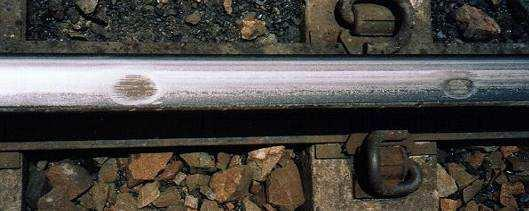
#> input picture UBC Engineering - Third Year Coursework/FindIT - External Crack and Fault Detection/Test Photos/Indents.jpg, 529 x 211 px, found by its file name
$ jupyter execute 'Verticle Line and Circle Detection.ipynb'
#> lines starting #> are read from the running program, lines starting #| are printed output that depends on the picture; after the words box and inside, x2 and y2 are one past the last pixel; in counts of white or black regions, pixels touching at a corner belong together
[cell 1]
import cv2 as cv
import numpy as np
import math

"""Parameters"""
pixels_to_mm = 0.1
track_y = 1 #value to crop top and bottom of the image by
canny_lower_threshold = 150
canny_upper_threshold = 300
HL_rho = 1 #1
HL_theta = 180 #180
HL_threshold = 150 #150
HLP_rho = 1 #1
HLP_theta = 180 #180
HLP_threshold = 50 #150
HLP_min_line_length = 10

"""Reference Image"""
image = cv.imread('C:/Users/allan/Desktop/Jupyter Projects/FindIT - External Crack and Fault Detection/Test Photos/Indents.jpg', cv.IMREAD_GRAYSCALE)
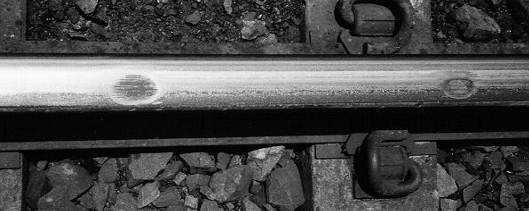
#> image: shape (211, 529); min 0, max 255, mean 73.3
image_track = image[track_y: -track_y-30]
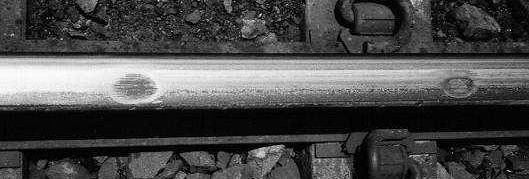
#> image_track: shape (179, 529); min 0, max 255, mean 74.6

def vertical_crack(edges, threshold=1):
    linesP = cv.HoughLinesP(edges, HLP_rho, np.pi / HLP_theta, HLP_threshold, None, HLP_min_line_length, 10)
    xvalues = []

    if linesP is not None:
        for i in range(0, len(linesP)):
            l = linesP[i][0]
            if l[0] <= l[2] + threshold & l[0] >= l[2] - threshold:
                xvalues.append(l[0])
                xvalues.append(l[2])
            cv.line(cdstP, (l[0], l[1]), (l[2], l[3]), (0, 0, 255), 3, cv.LINE_AA)
    try:
        width_of_crack(xvalues)
    except:
        print("no vertical cracks")
        image_track_blur = cv.medianBlur(image_track, 7)
        detect_circle(image_track_blur)

def detect_circle(image_track_blur):
    ##circles
    # HoughCircles(image, method, dp (acc has same resolution of same size), minDist, param1, param2)
    circles = cv.HoughCircles(edges, cv.HOUGH_GRADIENT, 1, 80, param1=50, param2=30, minRadius=0,
                              maxRadius=0)

    try:
        circles = np.uint16(np.around(circles))
        for i in circles[0, :]:
            # draw the outer circle
            cv.circle(image_track, (i[0], i[1]), i[2], (0, 0, 255), 2)
            # draw the center of the circle
            cv.circle(image_track, (i[0], i[1]), 2, (0, 0, 255), 3)
    except:
        print("no circles found")

def width_of_crack(values):
    width = max(values) - min(values)
    print(width * pixels_to_mm)

#output variables
edges = cv.Canny(image_track, canny_lower_threshold, canny_upper_threshold, None, 3)
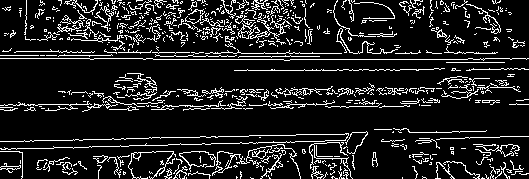
#> edges: shape (179, 529); 12.8% white in thin lines or dots
edgeimage = cv.cvtColor(edges, cv.COLOR_GRAY2BGR) #to show the canny image in imshow
#> edgeimage: shape (179, 529, 3); 12.8% white in thin lines or dots
cdstP = np.copy(edgeimage)

# [17 lines of commented-out code are left out]
vertical_crack(edges)
#> in vertical_crack, `linesP = cv.HoughLinesP(edges, HLP_rho, np.pi / HLP_theta, HLP_thresho..`: linesP = 316 rows, first 6: [143, 59, 484, 59], [154, 106, 331, 103], [112, 138, 248, 136], [107, 52, 240, 52], [0, 58, 152, 58], [233, 53, 341, 53]
#> the loop in vertical_crack, `for i in range(0, len(linesP)):` made 316 passes
#> after the loop in vertical_crack, `for i in range(0, len(linesP)):`:
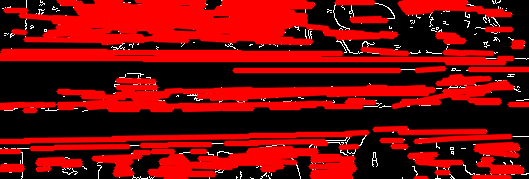
#> cdstP: shape (179, 529, 3); mean B, G, R 4.9, 4.9, 118.4
#> after the loop in vertical_crack, `for i in range(0, len(linesP)):`: xvalues = []
#> in vertical_crack, `image_track_blur = cv.medianBlur(image_track, 7)`:
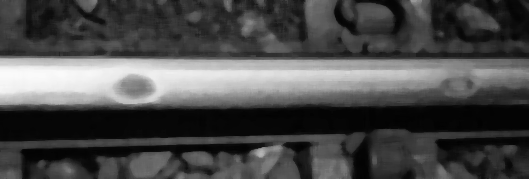
#> image_track_blur: shape (179, 529); min 2, max 250, mean 74.1
#> in detect_circle, `circles = cv.HoughCircles(edges, cv.HOUGH_GRADIENT, 1, 80, param1=50, ..`: circles = [[219.5, 84.5, 83.1], [302.5, 76.5, 65.5], [66.5, 75.5, 70.8], [364.5, 175.5, 125.6], [466.5, 108.5, 55.6], [134.5, 131.5, 46.3], [411.5, 46.5, 45.5], [145.5, 32.5, 26.7], [254.5, 178.5, 45], [59.5, 178.5, 39.7], [519.5, 2.5, 56.5], [11.5, 2.5, 53.9]]
#> in detect_circle, `circles = np.uint16(np.around(circles))`: circles = [[220, 84, 83], [302, 76, 66], [66, 76, 71], [364, 176, 126], [466, 108, 56], [134, 132, 46], [412, 46, 46], [146, 32, 27], [254, 178, 45], [60, 178, 40], [520, 2, 56], [12, 2, 54]]
#> the loop in detect_circle, `for i in circles[0, :]:` made 12 passes
#> after the loop in detect_circle, `for i in circles[0, :]:`:
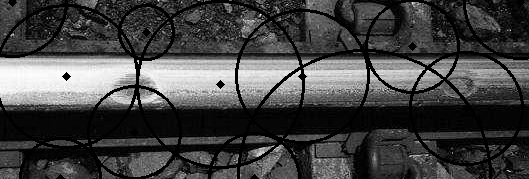
#> image_track: shape (179, 529); 10.05% of pixels changed, all inside (x1, y1, x2, y2) = (0, 0, 529, 179)

#cv.imshow("mm", image)
cv.imshow('detected circles',image_track)
#cv.imshow("Detected Lines (in red) - Standard Hough Line Transform", edgeimage)
cv.imshow("Detected Lines (in red) - Probabilistic Line Transform", cdstP)
cv.waitKey()
#> Out = 27

$ run again, with UBC Engineering - Third Year Coursework/FindIT - External Crack and Fault Detection/Test Photos/Rolling Contact Fatigue Sample.jpg copied over UBC Engineering - Third Year Coursework/FindIT - External Crack and Fault Detection/Test Photos/Indents.jpg
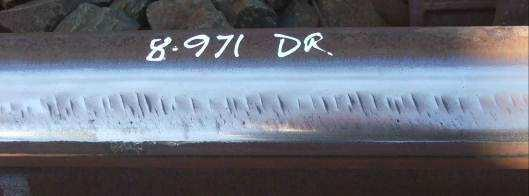
#> input picture UBC Engineering - Third Year Coursework/FindIT - External Crack and Fault Detection/Test Photos/Rolling Contact Fatigue Sample.jpg, 529 x 196 px, found by its file name
#> edges: shape (164, 529); 2.9% white in thin lines or dots
#> edgeimage: shape (164, 529, 3); 2.9% white in thin lines or dots
#> linesP = 22 rows, first 6: [0, 140, 231, 140], [373, 141, 449, 141], [158, 37, 171, 37], [477, 25, 528, 24], [13, 152, 30, 152], [0, 155, 67, 155]
#> the loop in vertical_crack, `for i in range(0, len(linesP)):` made 22 passes
#> after the loop in vertical_crack, `for i in range(0, len(linesP)):`:
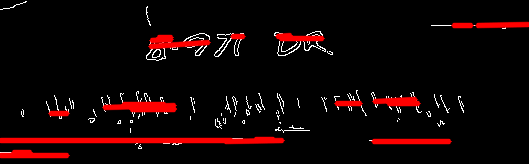
#> cdstP: shape (164, 529, 3); mean B, G, R 4.4, 4.4, 18.8
#> after the loop in vertical_crack, `for i in range(0, len(linesP)):`: xvalues = []
#> in detect_circle, `circles = cv.HoughCircles(edges, cv.HOUGH_GRADIENT, 1, 80, param1=50, ..`: circles = [[95.5, 101.5, 40.3], [180.5, 97.5, 44.9], [292.5, 98.5, 32.9], [479.5, 103.5, 79.5], [15.5, 101.5, 54.9]]
#> in detect_circle, `circles = np.uint16(np.around(circles))`: circles = [[96, 102, 40], [180, 98, 45], [292, 98, 33], [480, 104, 80], [16, 102, 55]]
#> the loop in detect_circle, `for i in circles[0, :]:` made 5 passes
#> after the loop in detect_circle, `for i in circles[0, :]:`:
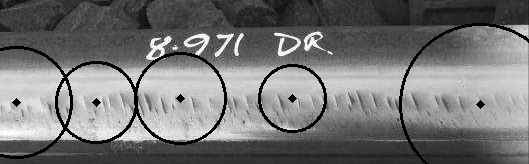
#> image_track: shape (164, 529); min 0, max 255, mean 116.2
#> Out = 27

$ run again, with UBC Engineering - Third Year Coursework/FindIT - External Crack and Fault Detection/Test Photos/Rusted1.jpg copied over UBC Engineering - Third Year Coursework/FindIT - External Crack and Fault Detection/Test Photos/Indents.jpg
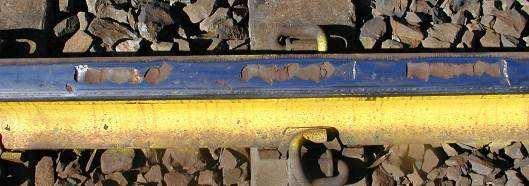
#> input picture UBC Engineering - Third Year Coursework/FindIT - External Crack and Fault Detection/Test Photos/Rusted1.jpg, 529 x 186 px, found by its file name
#> `edges = cv.Canny(image_track, canny_lower_threshold, canny_upper_thres..`:
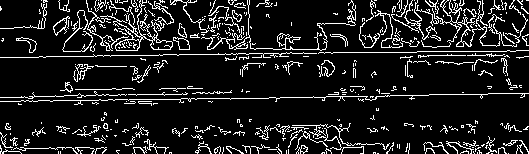
#> edges: shape (154, 529); 11.9% white in thin lines or dots
#> edgeimage: shape (154, 529, 3); 11.9% white in thin lines or dots
#> linesP = 266 rows, first 6: [149, 99, 528, 93], [447, 54, 523, 57], [190, 54, 302, 53], [428, 13, 491, 10], [21, 96, 223, 93], [429, 5, 464, 3]
#> the loop in vertical_crack, `for i in range(0, len(linesP)):` made 266 passes
#> after the loop in vertical_crack, `for i in range(0, len(linesP)):`: xvalues = []
#> in detect_circle, `circles = cv.HoughCircles(edges, cv.HOUGH_GRADIENT, 1, 80, param1=50, ..`: circles = [[431.5, 76.5, 75.9], [344.5, 82.5, 65.5], [223.5, 83.5, 67], [306.5, 3.5, 92.8], [102.5, 58.5, 40.5], [50.5, 143.5, 48.9], [179.5, 153.5, 66.9], [14.5, 7.5, 94.9], [171.5, 9.5, 37.9], [497.5, 22.5, 28], [528.5, 102.5, 54]]
#> in detect_circle, `circles = np.uint16(np.around(circles))`: circles = [[432, 76, 76], [344, 82, 66], [224, 84, 67], [306, 4, 93], [102, 58, 40], [50, 144, 49], [180, 154, 67], [14, 8, 95], [172, 10, 38], [498, 22, 28], [528, 102, 54]]
#> the loop in detect_circle, `for i in circles[0, :]:` made 11 passes
#> after the loop in detect_circle, `for i in circles[0, :]:`:
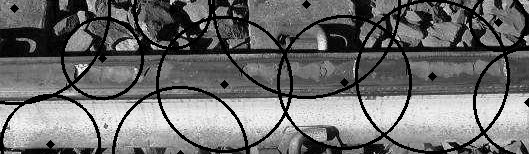
#> image_track: shape (154, 529); min 0, max 255, mean 108.9
#> Out = 27
